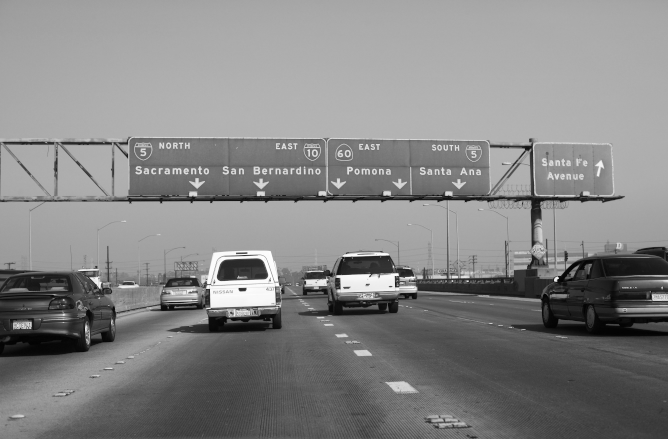
#> input picture TP2/ressources/otsu/otsu4.png, 668 x 439 px
$ python seuillage.py
#> lines starting #> are read from the running program, lines starting #| are printed output that depends on the picture
import cv2
import numpy as np

im1 = cv2.imread('ressources/otsu/otsu4.png', cv2.IMREAD_GRAYSCALE)
#> im1 is the input picture: shape (439, 668); min 3, max 254, mean 133
im1 = np.array(im1)

imgHeight = np.size(im1, 0)
#> imgHeight = 439
imgWidth = np.size(im1, 1)
#> imgWidth = 668
print(imgWidth)
#| 668
result = np.zeros((imgHeight,imgWidth))
result = np.ascontiguousarray(result, dtype=np.uint8)

seuil = 124

for row in range(imgHeight):
  for pixel in range(imgWidth):
    pixelValue = im1[(row,pixel)]
    if(pixelValue>=seuil):
      result[(row, pixel)]=pixelValue
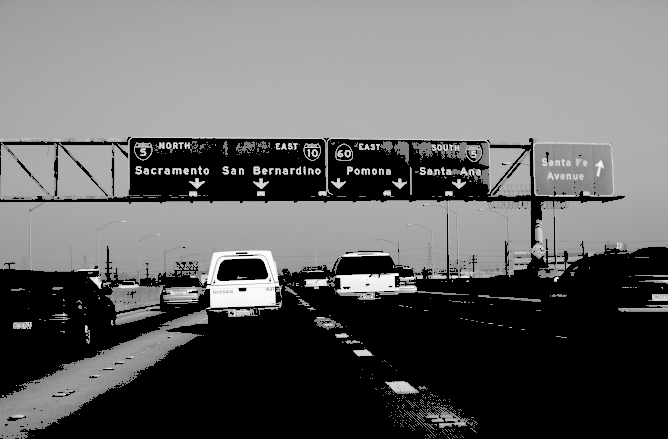
#> result: shape (439, 668); min 0, max 254, mean 100.8

cv2.imwrite('otsu4_seuillee_methode_otsu.png',result)

$ run again, with TP2/ressources/otsu/otsu1.png copied over TP2/ressources/otsu/otsu4.png
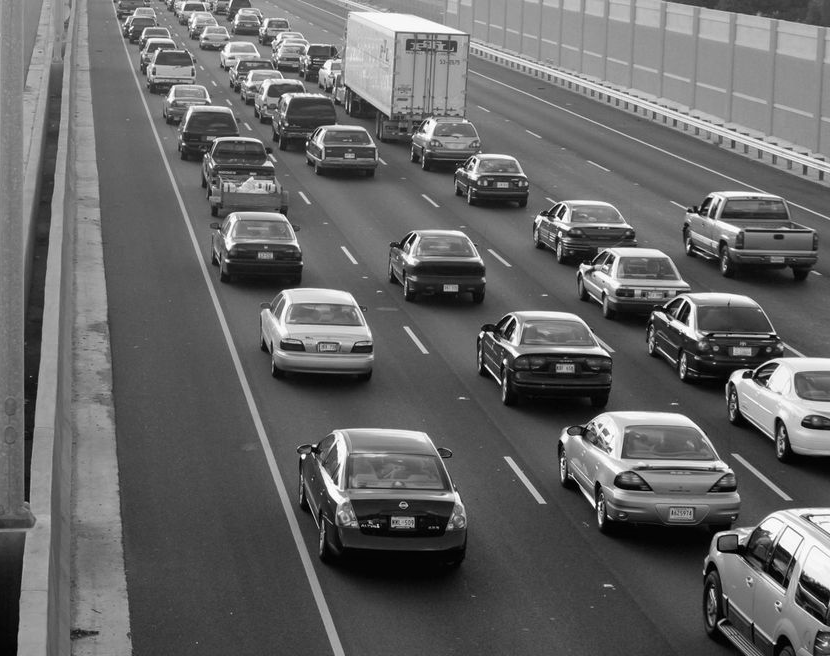
#> input picture TP2/ressources/otsu/otsu1.png, 830 x 656 px
#> im1 is the input picture: shape (656, 830); min 0, max 255, mean 102.3
#> imgHeight = 656
#> imgWidth = 830
#| 830
#> after the loop `for row in range(imgHeight):`:
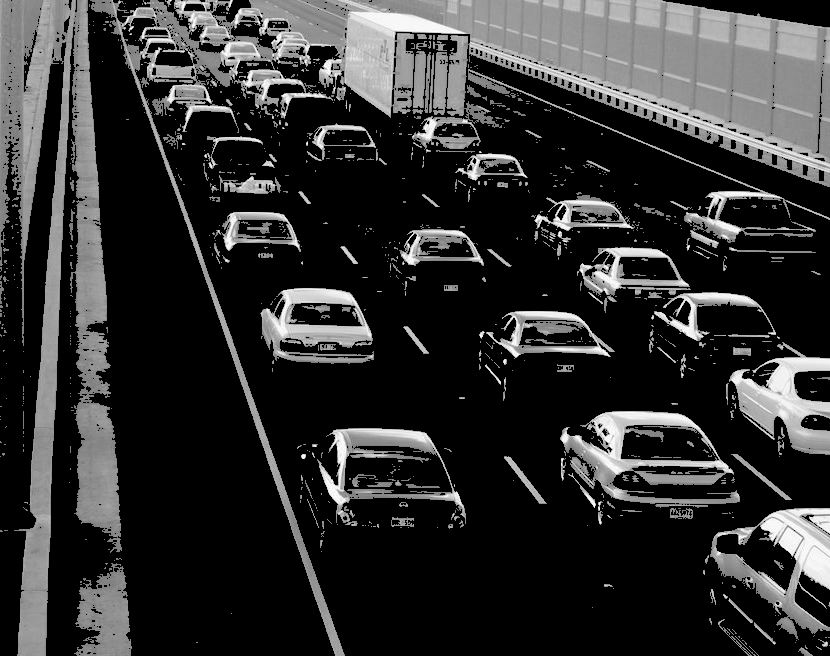
#> result: shape (656, 830); min 0, max 255, mean 48.8

$ run again, with TP2/ressources/otsu/otsu2.png copied over TP2/ressources/otsu/otsu4.png
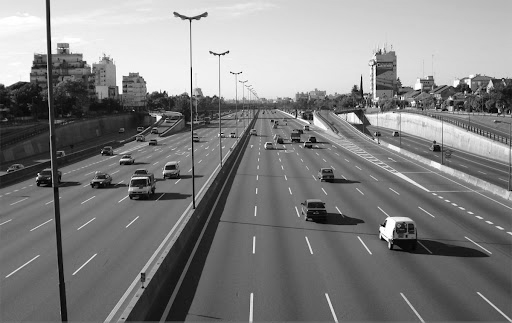
#> input picture TP2/ressources/otsu/otsu2.png, 512 x 323 px
#> im1 is the input picture: shape (323, 512); min 0, max 255, mean 129.2
#> imgHeight = 323
#> imgWidth = 512
#| 512
#> after the loop `for row in range(imgHeight):`:
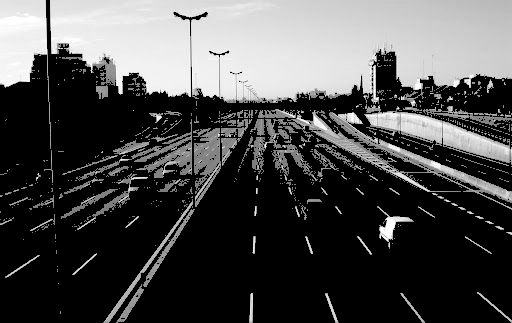
#> result: shape (323, 512); min 0, max 255, mean 76

$ run again, with TP2/ressources/otsu/otsu3.png copied over TP2/ressources/otsu/otsu4.png
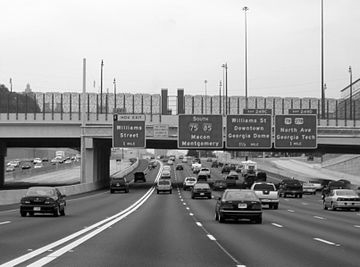
#> input picture TP2/ressources/otsu/otsu3.png, 360 x 267 px
#> im1 is the input picture: shape (267, 360); min 0, max 255, mean 151.4
#> imgHeight = 267
#> imgWidth = 360
#| 360
#> after the loop `for row in range(imgHeight):`:
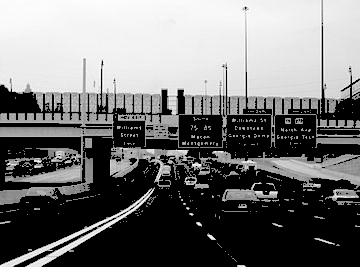
#> result: shape (267, 360); min 0, max 255, mean 114.9
